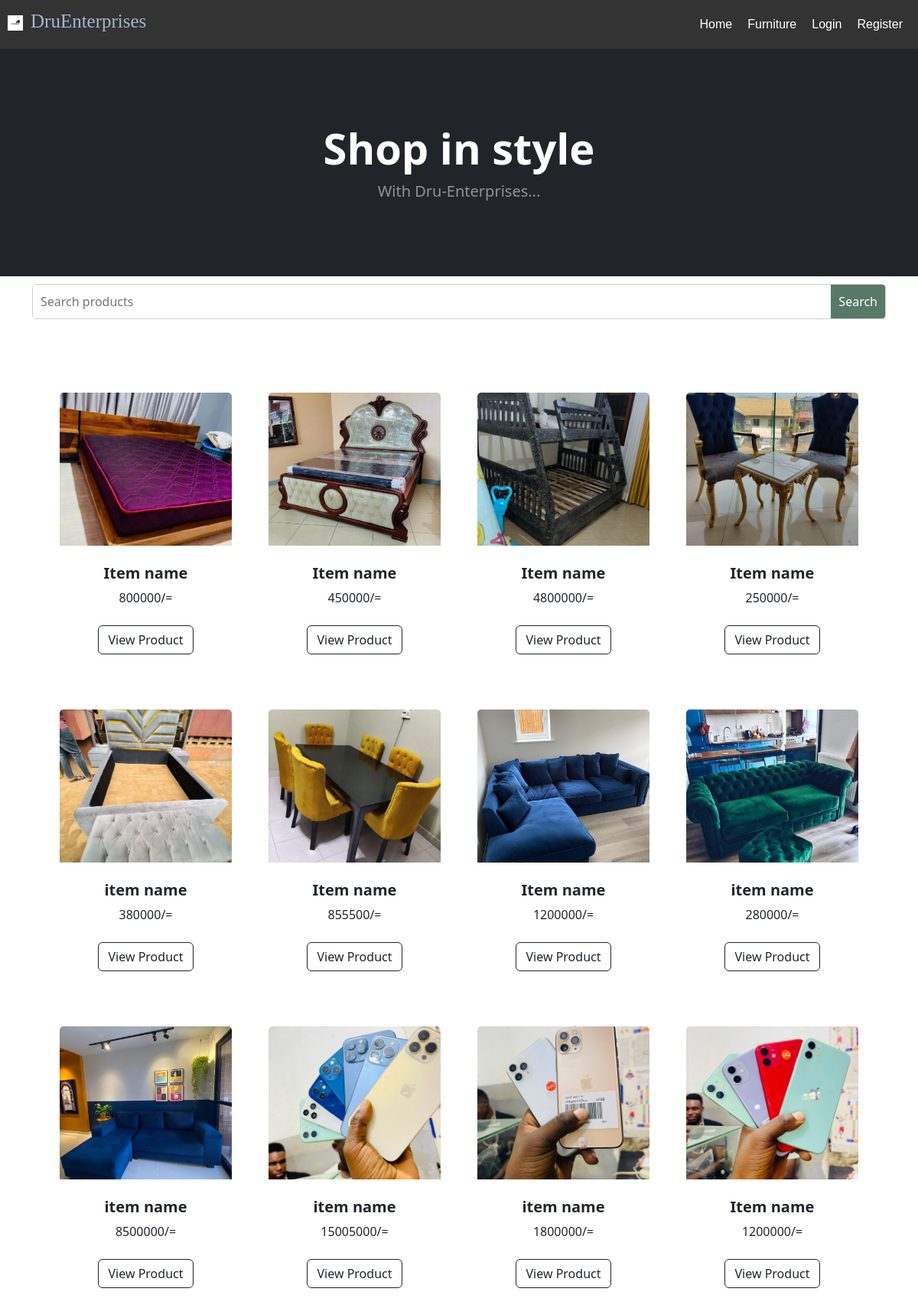
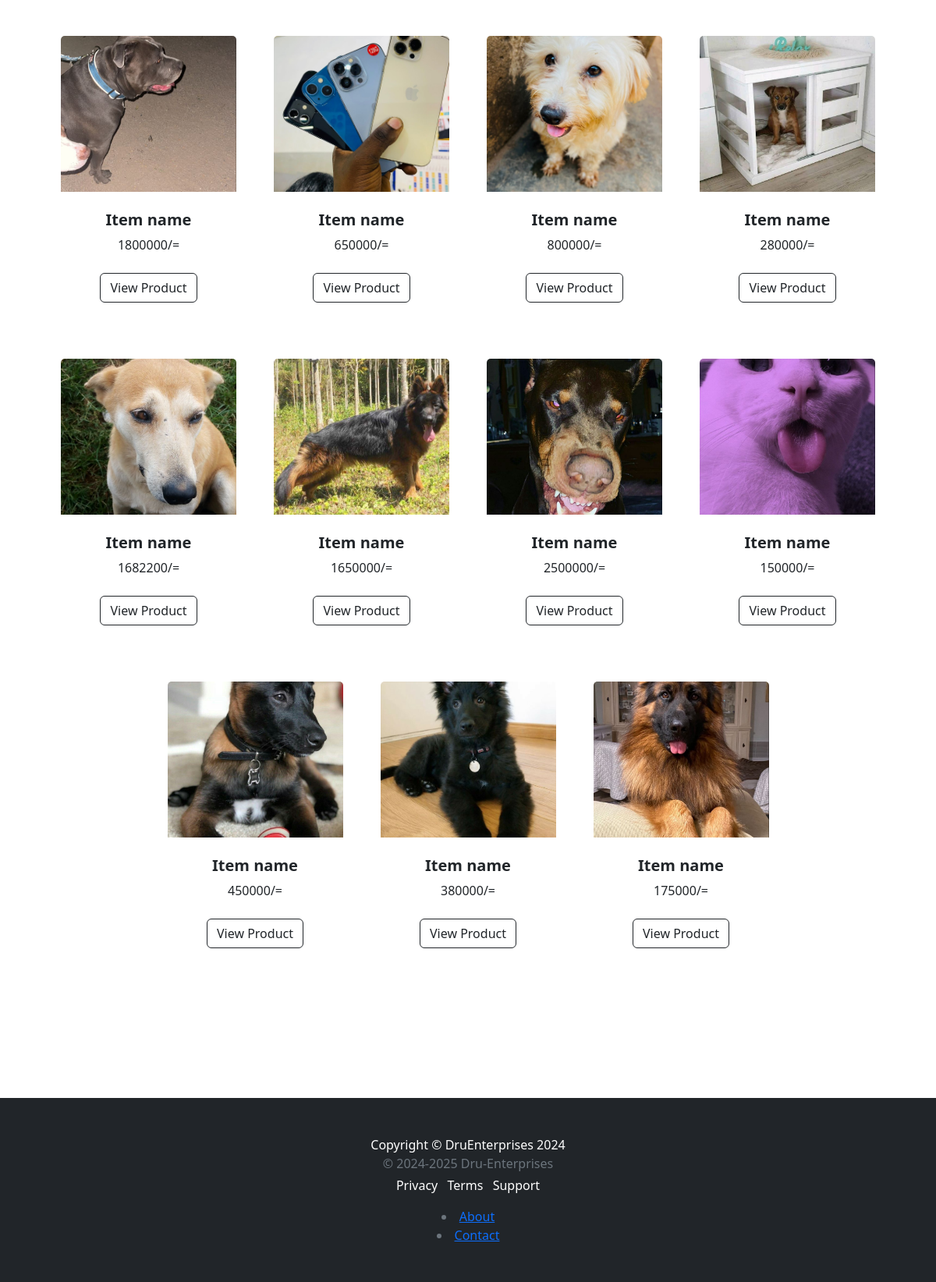
The page / on the database its author committed (2 pictures, top to bottom).
### druu/models.py (models this page shows, shortened)
class Product(models.Model):
    name = models.CharField(max_length=100)
    price = models.IntegerField(default=0)
    category = models.ForeignKey(Category, on_delete=models.CASCADE, default=1)
    description = models.CharField(max_length=250, default='', null=True, blank=True)
    image = models.ImageField(upload_to="uploads/products/", default="")

### druu/views.py (the view)
# urls.py: path('', views.home, name='home'),
def home(request):
    products = Product.objects.all()
    return render(request, 'home.html', {'products':products,})

### cart/context_processors.py (called while the page is built)
def cart(request):
    return {'cart':Cart(request)}

### druu/templates/home.html (shortened to what this page needs)
{% extends 'base.html' %}
{% load static %}
{% block content %}
<header class="bg-dark py-5">
    <div class="container px-4 px-lg-5 my-5">
        <div class="text-center text-white">
            <h1 class="display-4 fw-bolder">Shop in style</h1>
            <p class="lead fw-normal text-white-50 mb-0">With Dru-Enterprises...</p>
        </div>
    </div>
</header>
<center>
    <div class="container">
        <form action="{% url 'search' %}" method="POST">
            <div class="search-container">
                <input type="text" name="searched" class="search-input" placeholder="Search products">
                <button class="search-button"  id="search-btn" >Search</button>
            </div>
        </form>
    </div>
</center>
<section class="py-5">
    <div class="container px-4 px-lg-5 mt-5">
        <div class="row gx-4 gx-lg-5 row-cols-2 row-cols-md-3 row-cols-xl-4 justify-content-center">
            {% for product in products %}
            <div class="col mb-5">
                <div class="card h-100">
                    <img class="card-img-top" src="{{ product.image.url }}" alt="{{ product.image }}" style="width: 100%; height: 200px; object-fit: cover;"/>
                    <div class="card-body p-4">
                        <div class="text-center">
                            <h5 class="fw-bolder">{{ product.name }}</h5>
                            {{ product.price }}/=
                        </div>
                    </div>
                    <div class="card-footer p-4 pt-0 border-top-0 bg-transparent">
                        <div class="text-center"><a class="btn btn-outline-dark mt-auto"
                                href="{% url 'product' product.id %}">View Product</a>
                        </div>
                    </div>
                </div>
            </div>
            {% endfor %}
            </div>
        </div>
        <br><br><br><b></b>
{% endblock %}

### druu/templates/base.html (shortened to what this page needs)
{% load static %}
<!DOCTYPE html>
<html lang="en">
<head>
    <link rel="stylesheet" href="{% static 'style/style.css' %}">
    <link rel="stylesheet" href="{% static 'style/nav.css' %}">
    <link rel="stylesheet" href="{% static 'css/styles.css' %}" />
    <link href="https://cdn.jsdelivr.net/npm/bootstrap-icons@1.5.0/font/bootstrap-icons.css" rel="stylesheet" />
</head>
<body>
    <nav>
        <div class="nav-list">
            <h1 style="color: rgb(159, 185, 202);"><img src="{% static 'images/Dru-interiors.png' %}" alt="">DruEnterprises</h1>
                <ul class="nav-unorder">
                    <li><a href="{% url 'home' %}">Home</a></li>
                    <li><a href="{% url 'category' 'Beddings' %}">Furniture</a></li>
                    {% if user.is_authenticated %}
                    <li><a href="{% url 'category' 'Phones' %}">phones</a></li>
                    <li><a href="{% url 'category' 'Pets' %}">pets</a></li>
                    <li><a href="{% url 'update_user' %}">Profile</a></li>
                    <!-- <li><a class="dropdown-item" href="{% url 'category_summary' %}">All Products</a></li>
                    <nav>
                    <li class="nav-item dropdown">
                        <a class="nav-link dropdown-toggle" id="navbarDropdown" href="#" role="button" data-bs-toggle="dropdown" aria-expanded="false">Categories</a>
                        <ul class="dropdown-menu" aria-labelledby="navbarDropdown">
                            <li><a class="dropdown-item" href="{% url 'category_summary' %}">All Products</a></li>
                            <li><hr class="dropdown-divider" /></li>
                            <li><a class="dropdown-item" href="{% url 'category' 'Beddings' %}">Furniture</a></li>
                            <li><a class="dropdown-item" href="{% url 'category' 'Phones' %}">Phones</a></li>
                            <li><a class="dropdown-item" href="{% url 'category' 'Pets' %}">Pets</a></li>
                            <li><a class="dropdown-item" href="{% url 'category' 'Gadgets' %}">Gadgets</a></li>
                            <li><a class="dropdown-item" href="{% url 'category' 'Soffer' %}">Soffer</a></li>
                        </ul>
                    </li> -->
                    <form class="d-flex">
                        <a href="{% url 'cart_summary' %}" class="btn btn-outline-light">
                            <i class="bi-cart-fill me-1"></i>
                            Cart
                            <span class="badge bg-dark text-white ms-1 rounded-pill" id="cart_quantity">{{ cart|length }}</span>
                        </a>
                    </form>
                    <li><a href="{% url 'logout' %}">Logout</a></li>
                    {% else %}
                    <li><a href="{% url 'login' %}">Login</a></li>
                    <li><a href="{% url 'register' %}">Register</a></li>
                    {% endif %}
                </ul>
        </div>
    </nav>
    {% block content %}
    {% endblock %}
    <footer class="py-5 bg-dark footer-edit my-5 pt-5 text-muted text-center text-small">
        <div class="container"><p class="m-0 text-center text-white">Copyright &copy; DruEnterprises 2024 </p>
            <p class="mb-1">&copy; 2024-2025 Dru-Enterprises</p>
            <ul class="list-inline">
                <li class="list-inline-item"><a href="#">Privacy</a></li>
                <li class="list-inline-item"><a href="#">Terms</a></li>
                <li class="list-inline-item"><a href="#">Support</a></li>
            </ul>
            <li><a href="{% url 'about' %}">About</a></li>
            <li><a href="{% url 'contact' %}">Contact</a></li>
        </div>
    </footer>
</body>
</html>

### druu/static/style/style.css (style rules this page uses)
* { margin: 0; padding: 0; user-select: none; }
nav ul { display: none; }
.nav-list h1 { font-size: 25px; font-family: Cambria, Cochin, Georgia, Times, 'Times New Roman', serif !important; }
.nav-list img { width: 30px; padding-right: 10px; }
@media only screen and (min-width: 768px) { .nav-list { width: 100%; text-align: center; display: flex; justify-content: space-between; } }
@media only screen and (min-width: 768px) { nav ul { display: block; list-style: none; display: flex; padding: 10px; margin: 0 30px; } }
@media only screen and (min-width: 768px) { nav li { padding: 10px; } }
@media only screen and (min-width: 768px) { ul li a { text-decoration: none; color: #fff; } }
@media only screen and (min-width: 1024px) { nav ul { padding: 10px; margin: 0 30px; } }

### druu/static/style/nav.css (style rules this page uses)
.card { border: none !important; }
.nav-list { display: flex; justify-content: space-between; align-items: center; padding: 10px; background-color: #333; color: #fff; font-family: Arial, sans-serif; }
.nav-unorder { display: flex; list-style: none; margin: 0; padding: 0; }
.footer-edit { position: absolute; width: 100%; }

### druu/templates/home.html (style rules this page uses)
.search-container { display: flex; margin-top: 10px; width: 100% !important; border: 1px solid #ccc; border-radius: 5px; overflow: hidden; }
.search-input { flex: 1; padding: 10px; border: none; outline: none; }
.search-button { padding: 10px; background-color: #577968; color: white; border: none; cursor: pointer; }

### rows shown on the page
Product: image (picture), name "Item name", price "800000"
Product: image (picture), name "Item name", price "450000"
Product: image (picture), name "Item name", price "4800000"
Product: image (picture), name "Item name", price "250000"
Product: image (picture), name "item name", price "380000"
Product: image (picture), name "Item name", price "855500"
Product: image (picture), name "Item name", price "1200000"
Product: image (picture), name "item name", price "280000"
Product: image (picture), name "item name", price "8500000"
Product: image (picture), name "item name", price "15005000"
Product: image (picture), name "item name", price "1800000"
Product: image (picture), name "Item name", price "1200000"
Product: image (picture), name "Item name", price "1800000"
Product: image (picture), name "Item name", price "650000"
Product: image (picture), name "Item name", price "800000"
Product: image (picture), name "Item name", price "280000"
Product: image (picture), name "Item name", price "1682200"
Product: image (picture), name "Item name", price "1650000"
Product: image (picture), name "Item name", price "2500000"
Product: image (picture), name "Item name", price "150000"
Product: image (picture), name "Item name", price "450000"
Product: image (picture), name "Item name", price "380000"
Product: image (picture), name "Item name", price "175000"
